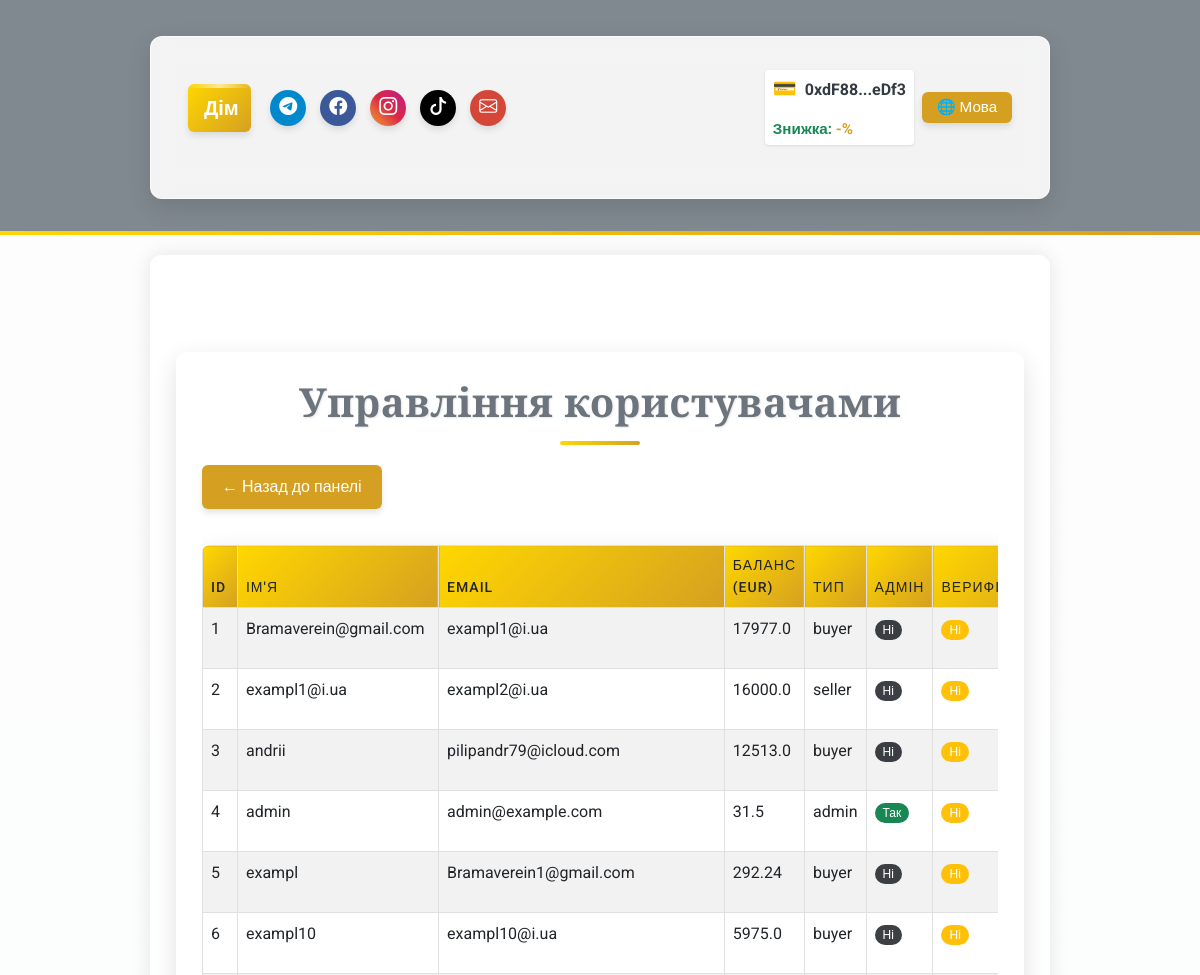
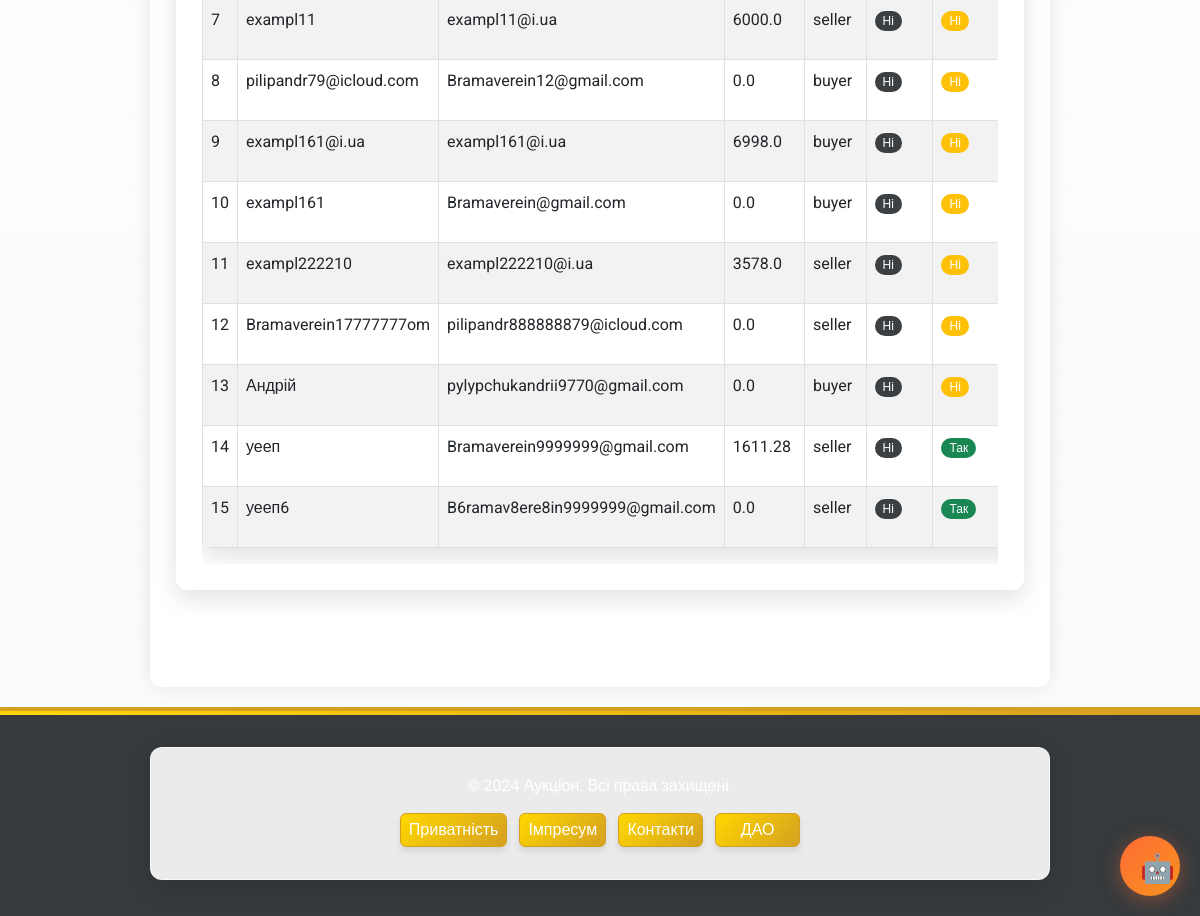
The app's page /admin/user_management (signed in), older data (2 pictures, top to bottom).
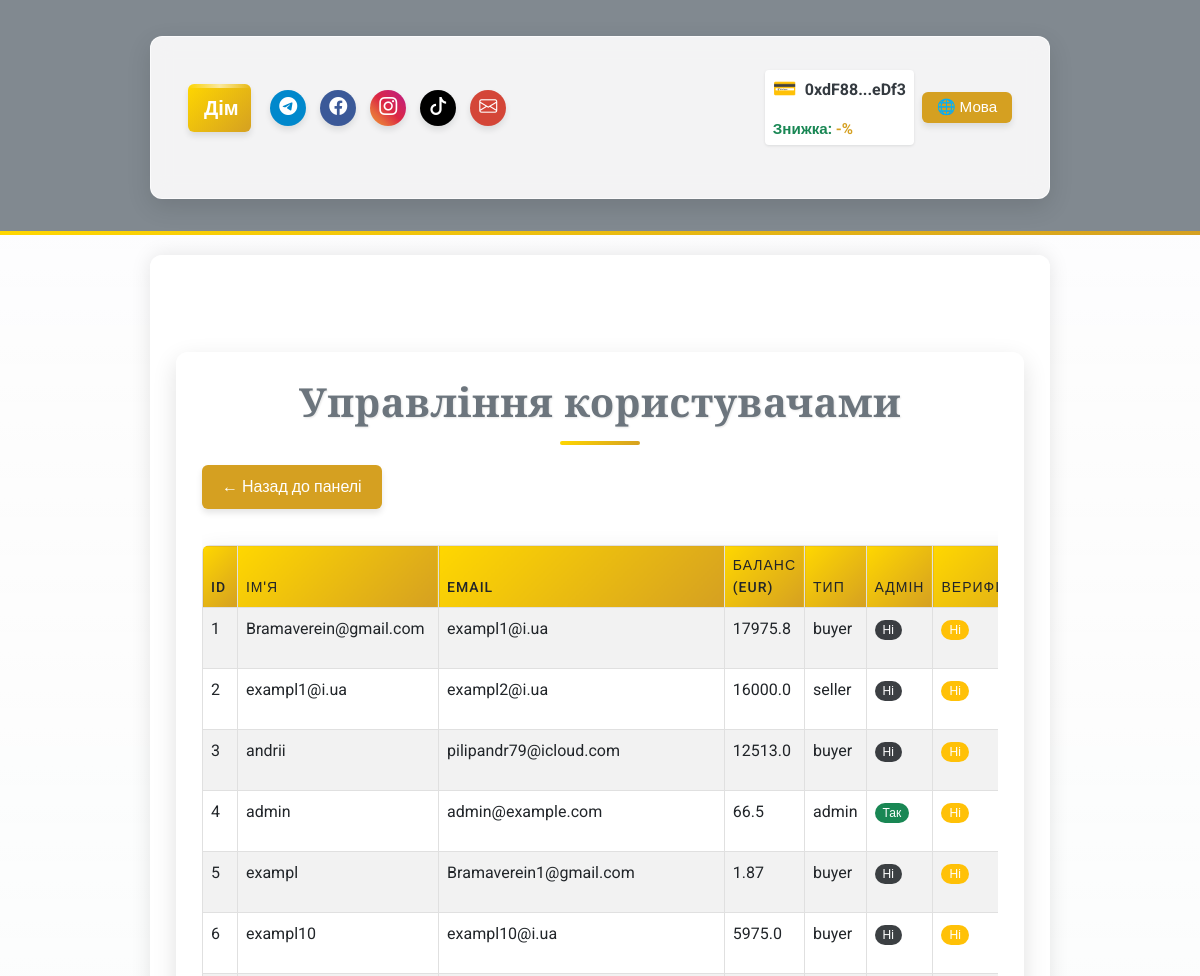
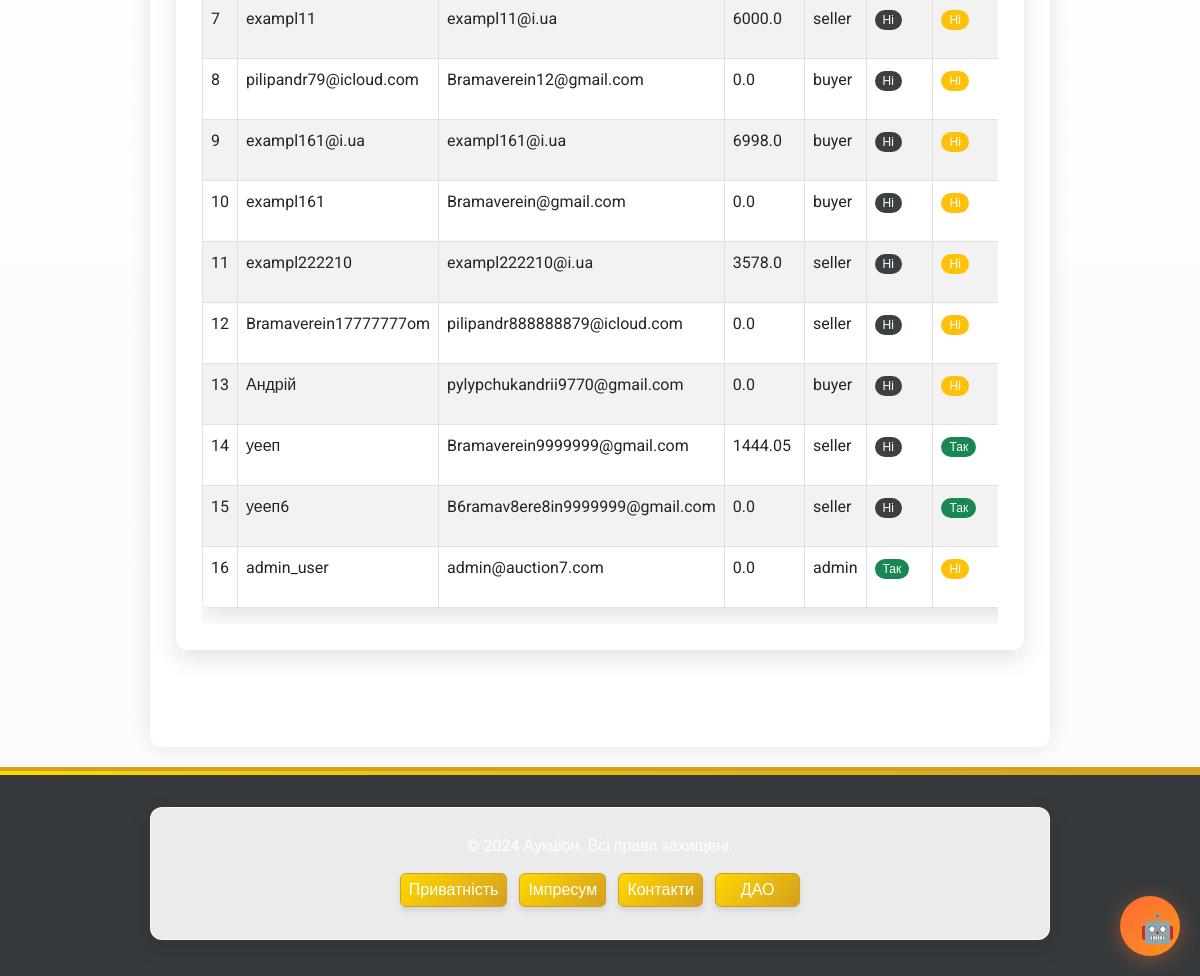
The same page, newer data (2 pictures, top to bottom).
### app/models/user.py (models this page shows, shortened)
class User(UserMixin, db.Model):
    __tablename__ = 'users'
    id = db.Column(db.Integer, primary_key=True)
    username = db.Column(db.String(80), nullable=False, unique=True)
    email = db.Column(db.String(120), nullable=False, unique=True)
    password_hash = db.Column(db.String(128), nullable=False)
    balance = db.Column(db.Float, default=0.0)
    platform_balance = db.Column(db.Float, default=0.0)  # Баланс платформи
    user_type = db.Column(db.String(10), nullable=False)  # "buyer", "seller", "admin"
    is_admin = db.Column(db.Boolean, default=False)  # Поле для адміністратора
    wallet_address = db.Column(db.String(42), nullable=True)  # Адреса криптогаманця
    verification_document = db.Column(db.String(255))
    is_verified = db.Column(Boolean, default=False)
    company_name = db.Column(db.String(255))
    tax_id = db.Column(db.String(64))
    language = db.Column(db.String(5), default='ua')  # 'ua', 'en', 'de'    # Зв'язки
    auctions_created = db.relationship('Auction', foreign_keys='Auction.seller_id', backref='seller', lazy=True)
    auctions_won = db.relationship('Auction', foreign_keys='Auction.winner_id', backref='winner', lazy=True)
    auction_participations = db.relationship('AuctionParticipant', back_populates='user', lazy=True)

### app/routes/admin_routes.py (the view)
@admin_bp.route('/user_management', methods=['GET'])
@login_required
def user_management():
    if not current_user.is_admin:
        return "Доступ заборонено", 403
    users = User.query.all()
    return render_template('admin/user_management.html',
                         users=users,
                         lang=session.get('lang', 'ua'),
                         ui_text=ui_text)

### app/utils/i18n_ui.py (called while the page is built)
def ui_text(key, lang):
    return ui_translations.get(key, {}).get(lang, ui_translations.get(key, {}).get('ua', key))

### app/templates/admin/user_management.html (shortened to what this page needs)
{% extends "base.html" %}
{% block content %}
<div class="container my-5">
    <h1 class="text-center text-secondary">Управління користувачами</h1>
    <div class="mb-3">
        <a href="{{ url_for('admin.admin_dashboard') }}" class="btn btn-secondary">← Назад до панелі</a>
    </div>
    <div class="table-responsive">
        <table class="table table-striped">
            <thead>
                <tr>
                    <th>ID</th>
                    <th>Ім'я</th>
                    <th>Email</th>
                    <th>Баланс (EUR)</th>
                    <th>Тип</th>
                    <th>Адмін</th>
                    <th>Верифіковано</th>
                </tr>
            </thead>
            <tbody>
                {% for user in users %}
                <tr id="user-{{ user.id }}">
                    <td>{{ user.id }}</td>
                    <td>{{ user.username }}</td>
                    <td>{{ user.email }}</td>
                    <td>
                        <span id="balance-{{ user.id }}">{{ user.balance | round(2) }}</span>
                    </td>
                    <td>{{ user.user_type }}</td>
                    <td>
                        <span class="badge {{ 'bg-success' if user.is_admin else 'bg-secondary' }}">
                            {{ 'Так' if user.is_admin else 'Ні' }}
                        </span>
                    </td>
                    <td>
                        <span class="badge {{ 'bg-success' if user.is_verified else 'bg-warning' }}">
                            {{ 'Так' if user.is_verified else 'Ні' }}
                        </span>
                    </td>
                </tr>
                {% endfor %}
            </tbody>
        </table>
    </div>
</div>
{% endblock %}

### app/templates/base.html (shortened to what this page needs)
<!DOCTYPE html>
<html lang="{{ lang if lang else 'uk' }}">
<head>
    <link href="https://cdn.jsdelivr.net/npm/bootstrap@5.3.0/dist/css/bootstrap.min.css" rel="stylesheet">
    <link rel="stylesheet" href="https://cdn.jsdelivr.net/npm/bootstrap-icons@1.11.1/font/bootstrap-icons.css">
    <link rel="stylesheet" href="{{ url_for('static', filename='css/custom.css') }}?v={{ range(1, 100000) | random }}">
</head>
<body class="bg-light text-dark" style="font-family: 'Roboto', sans-serif;">
    <div class="video-background">
    </div>
    <header class="bg-secondary text-white py-3" style="background-color: rgba(108, 117, 125, 0.85) !important; position: relative; overflow: hidden;">
        <div class="header-video-bg">
        </div>
        <div class="container">
            <nav class="navbar navbar-expand-lg navbar-dark">
                <div class="container-fluid">
                    <a class="navbar-brand fw-bold home-button" href="/">{{ ui_text('home', lang) }}</a>
                    <div class="d-flex align-items-center w-100 justify-content-between header-content">
                        <div class="d-flex gap-2 align-items-center header-social">
                            <a href="https://t.me/your_channel" class="social-button telegram-color" title="{{ ui_text('telegram', lang) }}"
                                target="_blank">
                                <i class="bi bi-telegram"></i>
                            </a>
                            <a href="https://facebook.com/your_page" class="social-button facebook-color" title="{{ ui_text('facebook', lang) }}"
                                target="_blank">
                                <i class="bi bi-facebook"></i>
                            </a>
                            <a href="https://instagram.com/your_page" class="social-button instagram-color" title="{{ ui_text('instagram', lang) }}"
                                target="_blank">
                                <i class="bi bi-instagram"></i>
                            </a>
                            <a href="https://tiktok.com/@your_page" class="social-button tiktok-color" title="{{ ui_text('tiktok', lang) }}"
                                target="_blank">
                                <i class="bi bi-tiktok"></i>
                            </a>
                            <a href="mailto:info@yourdomain.com" class="social-button email-color" title="{{ ui_text('email', lang) }}">
                                <i class="bi bi-envelope"></i>
                            </a>
                        </div>
                        <div class="d-flex align-items-center ms-3 header-controls">
                            {% if current_user.is_authenticated %}
                            {% if current_user.wallet_address %}
                            <div class="wallet-widget">                                <div class="wallet-address-container">
                                    <span class="wallet-icon">&#128179;</span>
                                    <span id="wallet-address-short" title="{{ ui_text('copy_address', lang) }}" data-full-address="{{ current_user.wallet_address }}" class="text-truncate-item">
                                        {{ current_user.wallet_address[:6] }}...{{ current_user.wallet_address[-4:] }}
                                    </span>
                                </div>                                {% if user_discount is not none %}
                                <div class="small text-success fw-bold mt-1 wallet-discount text-truncate-item">
                                    {{ ui_text('token_discount', lang) }}: <span style="color:#d5a021;">-{{ user_discount }}%</span>
                                </div>
                                {% endif %}
                            </div>                            {% else %}                            <button onclick="connectWallet()" class="btn btn-outline-warning btn-sm ms-2 wallet-connect-btn text-truncate-item">
                                {{ ui_text('connect_wallet', lang) }}&nbsp;&#128179;
                            </button>
                            {% endif %}
                            {% endif %}
                                                        <div class="ms-2 language-switcher">
                                <div class="dropdown">
                                    <button class="btn btn-outline-light btn-sm py-1 px-2 dropdown-toggle text-truncate-item" type="button"
                                        id="langDropdown" data-bs-toggle="dropdown" aria-expanded="false">
                                        🌐 {{ ui_text('language', lang) }}
                                    </button>
                                </div>
                            </div>
                        </div>
                    </div>
                </div>
            </nav>
        </div>
    </header>
    <main class="container py-5" style="background-color: rgba(255, 255, 255, 0.85); border-radius: 12px; box-shadow: 0 0 20px rgba(0, 0, 0, 0.1);">
        {% block content %}{% endblock %}
    </main>
    <footer class="bg-dark text-white py-3 mt-auto" style="background-color: rgba(33, 37, 41, 0.9) !important; position: relative; overflow: hidden;">
        <div class="footer-video-bg">
        </div>
        <div class="container text-center">
            <p class="mb-2">&copy; 2024 {{ ui_text('app_name', lang) }}. {{ ui_text('rights_reserved', lang) }}</p>
            <div class="d-flex justify-content-center gap-2 flex-wrap footer-buttons">
                <a href="{{ url_for('main.privacy') }}" class="btn btn-outline-warning btn-sm footer-btn text-truncate-item">{{ ui_text('privacy_policy', lang) }}</a>
                <a href="{{ url_for('main.impressum') }}" class="btn btn-outline-warning btn-sm footer-btn text-truncate-item">{{ ui_text('impressum', lang) }}</a>
                <a href="{{ url_for('main.contacts') }}" class="btn btn-outline-warning btn-sm footer-btn text-truncate-item">{{ ui_text('contacts', lang) }}</a>
                <a href="{{ url_for('dao.index') }}" class="btn btn-outline-warning btn-sm footer-btn text-truncate-item">{{ ui_text('dao', lang) }}</a>
            </div>
        </div>
    </footer>
</body>
</html>

### app/templates/base.html (style rules this page uses)
.text-truncate-item { white-space: nowrap; overflow: hidden; text-overflow: ellipsis; max-width: 100%; }
.video-background { position: fixed; top: 0; left: 0; width: 100%; height: 100%; z-index: -2; overflow: hidden; }
.wallet-widget { display: flex; align-items: center; background-color: white; padding: 0.25rem 0.5rem; border-radius: 0.25rem; box-shadow: 0 1px 3px rgba(0, 0, 0, 0.1); gap: 8px; flex-direction: column; align-items: flex-start; max-width: 100%; }
.wallet-address-container { display: flex; align-items: center; gap: 8px; max-width: 100%; overflow: hidden; }
.wallet-icon { font-size: 1.2em; color: #28a745; }
#wallet-address-short { text-overflow: ellipsis; overflow: hidden; white-space: nowrap; cursor: pointer; font-weight: bold; color: #343a40; }
.wallet-discount { font-size: 0.95em; max-width: 100%; }
.language-switcher button { font-size: 0.95em; min-width: 90px; }
.footer-btn { min-width: 85px; text-overflow: ellipsis; overflow: hidden; white-space: nowrap; padding: 4px 8px; margin: 2px; }
.header-video-bg, .footer-video-bg { position: absolute; top: 0; left: 0; width: 100%; height: 100%; z-index: -1; overflow: hidden; }
footer { position: relative; overflow: hidden; }

Row changes from the older to the newer data that the page shows:
changed User "admin@example.com": balance "31.5" → "66.5"
changed User id 1: balance "17977.0" → "17975.8"
changed User "exampl": balance "292.24" → "1.87"
changed User "уееп": balance "1611.28" → "1444.05"
added User: id "16", username "admin_user", email "admin@auction7.com", balance "0.0", user_type "admin", is_admin "Так", is_verified "Ні"
